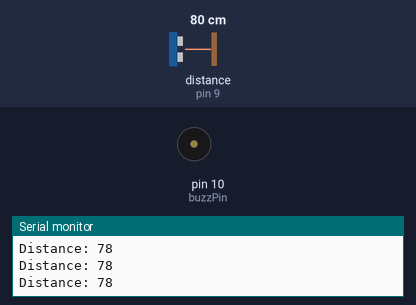
A sketch run on a simulated Arduino Uno, built with avr-gcc and run on an emulated ATmega328P. Parts: buzzer (waves = sounding, pin HIGH), the last lines printed to the serial monitor. Wiring (inferred from the names in the program): ultrasonic range finder: trigger pin 8; echo pin 9. The inputs (shaded band) are chosen by the test bench; at power-on: distance to the obstacle (sensor on pin 9) 80 cm. The echo pulse lasts 58.3 µs per cm; pins used as bus, display or sensor lines are not drawn.

Above: at 1.2 s.
1.3 s: distance to the obstacle (sensor on pin 9) set to 53 cm
2.8 s: distance to the obstacle (sensor on pin 9) set to 46 cm
At 3.6 s:
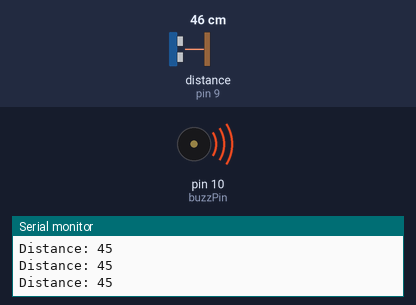
4.3 s: distance to the obstacle (sensor on pin 9) set to 60 cm
At 4.7 s:
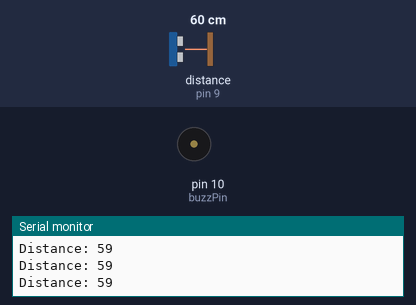
7.3 s: distance to the obstacle (sensor on pin 9) set to 18 cm
At 8.2 s:
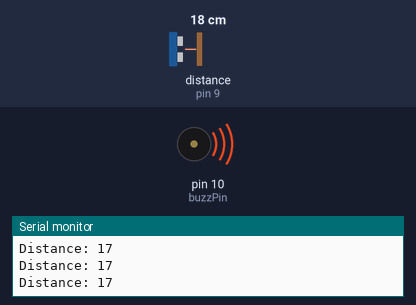
Timing chart, 0 to 9.8 s (numbered marks = the images above; inputs shaded):
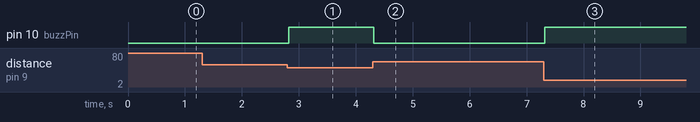

The sketch:

Door_Buzzer.ino
```cpp
const int trigPin = 8;
const int echoPin = 9;
const int buzzPin = 10;
long distance;
long duration;
void setup() {
  pinMode(trigPin, OUTPUT);
  pinMode(echoPin, INPUT);
  pinMode(buzzPin, OUTPUT);
  Serial.begin(9600);

  // put your setup code here, to run once:

}

void loop() {
  // put your main code here, to run repeatedly:
  digitalWrite(trigPin, LOW);
  delayMicroseconds(2);
  digitalWrite(trigPin, HIGH);
  delayMicroseconds(10);
  digitalWrite(trigPin, LOW);

  duration = pulseIn(echoPin, HIGH);
  distance = duration * 0.034 / 2;

  Serial.print("Distance: ");
  Serial.println(distance);

  if (distance < 50) {

    digitalWrite(buzzPin, HIGH);

  }
  else {
    digitalWrite(buzzPin, LOW); /*Delete this else{} if you want your buzzer to ring infinitely once door opening is detected. You can set a delay too for the alarm to switch off.*/
  }

  }
```

Measured:
- the behaviour switches between 51 and 50 cm on distance to the obstacle (sensor on pin 9) (found by bisection; images 0 and 1)
- after the input at 2.8 s, pin 10 (buzzPin): LOW → HIGH at once
- after the input at 4.3 s, pin 10 (buzzPin): HIGH → LOW at once
- after the input at 7.3 s, pin 10 (buzzPin): LOW → HIGH at once
